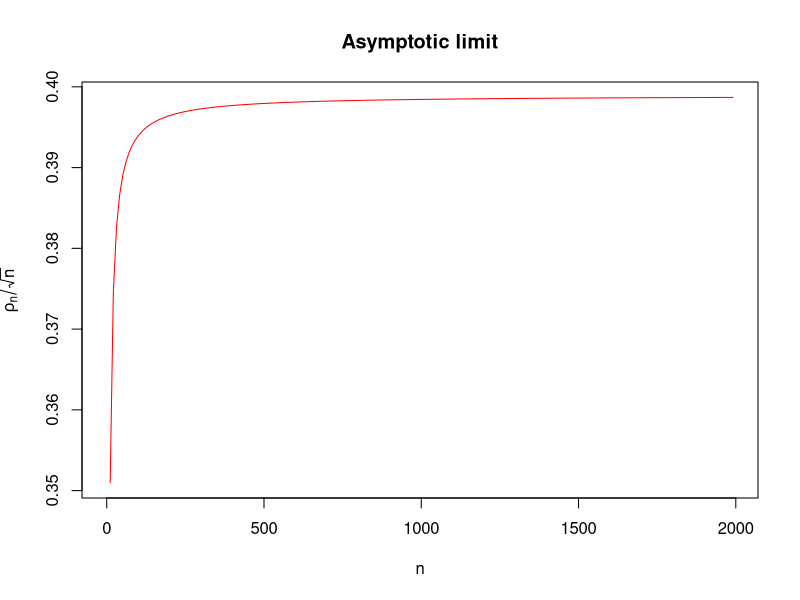

Recreate this plot in R.
## ---- chunk 1
knitr::opts_chunk$set(echo = TRUE)
## ---- chunk 2
gamma_compute <- function(n){
  rho <- gamma((n-1)/2) / (gamma(1/2) * gamma((n-2)/2))
  return(rho)
}
## ---- chunk 3
gamma_compute(2000)
## ---- chunk 4
gamma_compute_large <- function(n){
  log_result <-lgamma((n - 1) / 2) - lgamma(1 / 2) - lgamma((n - 2) / 2)
  return(exp(log_result))
}

gamma_compute_large(2000)
## ---- chunk 5
N <- seq(1,2000, by = 10)

plot(N, gamma_compute_large(N)/sqrt(N), type = "l", col = "red", ylab = expression(rho[n]/sqrt(n)), xlab = "n", main = "Asymptotic limit")
#curve(log(x), add = TRUE, col="blue")
## ---- chunk 6
kwtest <- function (x, g, ...) 
{
    if (is.list(x)) {
        if (length(x) < 2L) 
            stop("'x' must be a list with at least 2 elements")
        if (!missing(g)) 
            warning("'x' is a list, so ignoring argument 'g'")
        if (!all(sapply(x, is.numeric))) 
            warning("some elements of 'x' are not numeric and will be coerced to numeric")
        k <- length(x)
        l <- lengths(x)
        if (any(l == 0L)) 
            stop("all groups must contain data")
        g <- factor(rep.int(seq_len(k), l))
        x <- unlist(x)
    }
    else {
        if (length(x) != length(g)) 
            stop("'x' and 'g' must have the same length")
        g <- factor(g)
        k <- nlevels(g)
        if (k < 2L) 
            stop("all observations are in the same group")
    }
    n <- length(x)
    if (n < 2L) 
        stop("not enough observations")
    r <- rank(x)
    TIES <- table(x)
    STATISTIC <- sum(tapply(r, g, sum)^2/tapply(r, g, length))
    STATISTIC <- ((12 * STATISTIC/(n * (n + 1)) - 3 * (n + 1))/(1 - 
        sum(TIES^3 - TIES)/(n^3 - n)))
    PARAMETER <- k - 1L
    PVAL <- pchisq(STATISTIC, PARAMETER, lower.tail = FALSE)
    names(STATISTIC) <- "Kruskal-Wallis chi-squared"
    names(PARAMETER) <- "df"
    RVAL <- list(statistic = STATISTIC, parameter = PARAMETER, 
        p.value = PVAL, method = "Kruskal-Wallis rank sum test")
    return(RVAL)
}
## ---- chunk 7
set.seed(1899)
sample1 = rnorm(100, 4,1)
sample2 = rnorm(100,5,1)
sample3 = rnorm(100,5,2)
x_list <- list(sample1 = sample1, sample2 = sample2, sample3 = sample3)
x_vec <- c(sample1, sample2, sample3)
g <- rep(1:3, each = 100)

kwtest(x_list)
kwtest(x_vec, g)
## ---- chunk 8
set.seed(1234)
m <- 1000 # number of repetitions
n <- 50   # number of individuals
X <- matrix(rt(m * n, df = 10), nrow = m)
grp <- rep(1:3, c(20, 20, 10))
